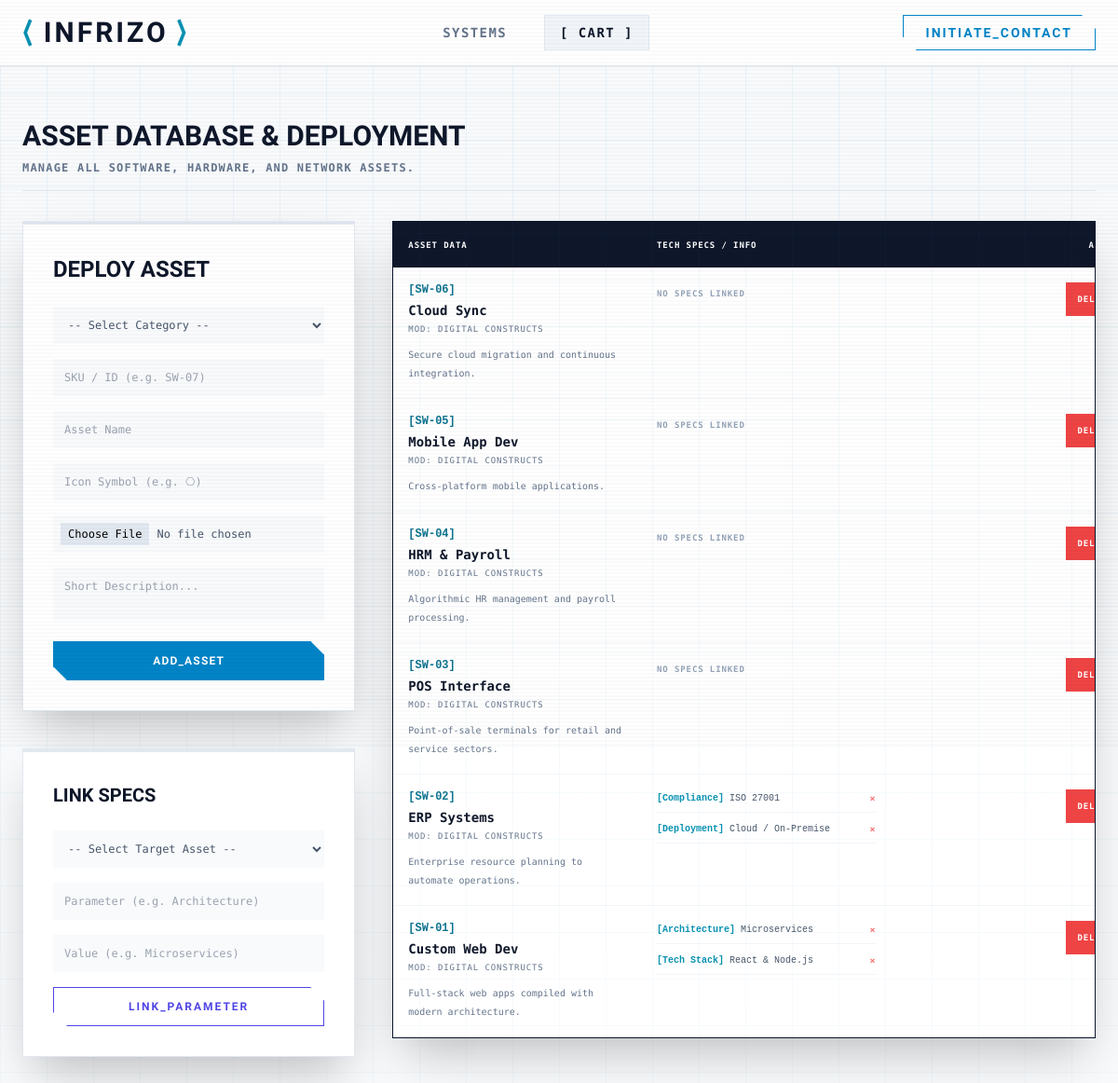
The page /admin_assets.php on the database its author committed.
### tables this page shows
CREATE TABLE `products` (
  `id` int NOT NULL AUTO_INCREMENT,
  `category_id` int NOT NULL,
  `sku` varchar(50) NOT NULL,
  `name` varchar(100) NOT NULL,
  `slug` varchar(100) NOT NULL,
  `short_description` varchar(255) DEFAULT NULL,
  `list_description` json DEFAULT NULL,
  `full_description` text,
  `price_numeric` decimal(10,2) DEFAULT '0.00',
  `price_display` varchar(50) DEFAULT NULL,
  `icon` varchar(50) DEFAULT NULL,
  `image` varchar(255) DEFAULT NULL,
  `meta_title` varchar(150) DEFAULT NULL,
  `meta_description` text,
  `status` enum('Active','Maintenance','In Stock','Low Stock','Out of Stock','Hidden') DEFAULT 'Active',
  `created_at` timestamp NULL DEFAULT CURRENT_TIMESTAMP,
  `updated_at` timestamp NULL DEFAULT CURRENT_TIMESTAMP ON UPDATE CURRENT_TIMESTAMP,
  PRIMARY KEY (`id`),
  UNIQUE KEY `sku` (`sku`),
  UNIQUE KEY `slug` (`slug`),
  KEY `fk_product_category` (`category_id`),
  CONSTRAINT `fk_product_category`
    FOREIGN KEY (`category_id`) REFERENCES `categories` (`id`) ON DELETE CASCADE
);

CREATE TABLE `categories` (
  `id` int NOT NULL AUTO_INCREMENT,
  `name` varchar(100) NOT NULL,
  `slug` varchar(100) NOT NULL,
  `description` text,
  `status` enum('Active','Hidden') DEFAULT 'Active',
  `created_at` timestamp NULL DEFAULT CURRENT_TIMESTAMP,
  `updated_at` timestamp NULL DEFAULT CURRENT_TIMESTAMP ON UPDATE CURRENT_TIMESTAMP,
  PRIMARY KEY (`id`),
  UNIQUE KEY `slug` (`slug`)
);

CREATE TABLE `software_information` (
  `id` int NOT NULL AUTO_INCREMENT,
  `product_id` int NOT NULL,
  `feature_name` varchar(100) NOT NULL,
  `feature_value` text NOT NULL,
  `created_at` timestamp NULL DEFAULT CURRENT_TIMESTAMP,
  `updated_at` timestamp NULL DEFAULT CURRENT_TIMESTAMP ON UPDATE CURRENT_TIMESTAMP,
  PRIMARY KEY (`id`),
  KEY `fk_software_info_product` (`product_id`),
  CONSTRAINT `fk_software_info_product`
    FOREIGN KEY (`product_id`) REFERENCES `products` (`id`) ON DELETE CASCADE
);

### admin_assets.php (the view, shortened to what this page needs)
<?php
require_once 'includes/config.php';
$products = $pdo->query("SELECT p.*, c.name as category_name FROM products p JOIN categories c ON p.category_id = c.id ORDER BY p.id DESC")->fetchAll();
require_once 'includes/header.php';
?>
<main class="pt-32 pb-20 px-6 max-w-[1400px] mx-auto min-h-screen bg-slate-50">
    <div class="mb-8 border-b border-slate-200 pb-4">
        <h1 class="text-3xl font-robot font-bold text-slate-900 uppercase">Asset Database & Deployment</h1>
        <p class="text-slate-500 text-xs tracking-widest uppercase font-bold mt-2">Manage all software, hardware, and network assets.</p>
    </div>
    <div class="grid lg:grid-cols-12 gap-10 items-start">
        <div class="lg:col-span-4 space-y-10 sticky top-32">
            <div class="bg-white p-8 border border-slate-200 shadow-2xl border-t-4 border-cyan-600">
                <h2 class="text-2xl font-robot font-bold text-slate-900 mb-2 uppercase">Deploy Asset</h2>
                <form method="POST" enctype="multipart/form-data" class="space-y-4 mt-6">
                    <select name="category_id" required class="input-cyber w-full p-3 text-xs bg-slate-50 focus:bg-white border-slate-200">
                        <option value="">-- Select Category --</option>
                    </select>
                    <input type="text" name="sku" required class="input-cyber w-full p-3 text-xs bg-slate-50" placeholder="SKU / ID (e.g. SW-07)">
                    <input type="text" name="name" required class="input-cyber w-full p-3 text-xs bg-slate-50" placeholder="Asset Name">
                    <input type="text" name="icon" class="input-cyber w-full p-3 text-xs bg-slate-50" placeholder="Icon Symbol (e.g. ⎔)">
                    <input type="file" name="image" class="input-cyber w-full p-2 text-xs bg-slate-50 file:mr-2 file:border-0 file:bg-slate-200 file:px-2 file:py-1">
                    <textarea name="short_description" required rows="2" class="input-cyber w-full p-3 text-xs bg-slate-50 resize-none" placeholder="Short Description..."></textarea>
                    <button type="submit" name="add_product" class="w-full btn-cyber btn-cyber-solid py-3 text-xs font-bold tracking-widest">ADD_ASSET</button>
                </form>
            </div>
            <div class="bg-white p-8 border border-slate-200 shadow-2xl border-t-4 border-indigo-600">
                <h2 class="text-xl font-robot font-bold text-slate-900 mb-2 uppercase">Link Specs</h2>
                <form method="POST" class="space-y-4 mt-6">
                    <select name="info_product_id" required class="input-cyber w-full p-3 text-xs bg-slate-50 border-slate-200">
                        <option value="">-- Select Target Asset --</option>
                    </select>
                    <input type="text" name="feature_name" required class="input-cyber w-full p-3 text-xs bg-slate-50" placeholder="Parameter (e.g. Architecture)">
                    <input type="text" name="feature_value" required class="input-cyber w-full p-3 text-xs bg-slate-50" placeholder="Value (e.g. Microservices)">
                    <button type="submit" name="add_software_info" class="w-full btn-cyber py-3 text-xs font-bold border border-indigo-600 text-indigo-600 hover:bg-indigo-600 hover:text-white transition-colors">LINK_PARAMETER</button>
                </form>
            </div>
        </div>
        <div class="lg:col-span-8 bg-white border border-slate-200 shadow-2xl overflow-x-auto border-t-4 border-slate-900">
            <table class="w-full text-left border-collapse min-w-[800px]">
                <thead>
                    <tr class="bg-slate-900 text-white text-[9px] tracking-widest uppercase font-bold">
                        <th class="p-4 w-1/3">Asset Data</th>
                        <th class="p-4 w-1/3">Tech Specs / Info</th>
                        <th class="p-4 text-right">Action</th>
                    </tr>
                </thead>
                <tbody class="text-sm">
                    <?php if (empty($products)): ?>
                        <tr><td colspan="3" class="p-8 text-center text-slate-400 font-mono text-xs uppercase tracking-widest">[ NO ASSETS IN DATABASE ]</td></tr>
                    <?php else: ?>
                        <?php foreach ($products as $p): ?>
                            <tr class="border-b border-slate-100 hover:bg-slate-50/50 transition-colors">
                                <td class="p-4 align-top">
                                    <div class="font-mono text-cyan-700 font-bold text-xs">[<?= htmlspecialchars($p['sku']) ?>]</div>
                                    <div class="font-bold text-slate-900 text-sm mt-1"><?= htmlspecialchars($p['name']) ?></div>
                                    <div class="text-[9px] tracking-widest uppercase text-slate-500 mb-2">MOD: <?= htmlspecialchars($p['category_name']) ?></div>
                                    <div class="text-[10px] text-slate-500"><?= htmlspecialchars($p['short_description']) ?></div>
                                </td>
                                <td class="p-4 align-top">
                                    <?php
                                    $info_stmt = $pdo->prepare("SELECT * FROM software_information WHERE product_id = ?");
                                    $info_stmt->execute([$p['id']]);
                                    $infos = $info_stmt->fetchAll();
                                    if(empty($infos)): ?>
                                        <span class="text-[9px] text-slate-400 font-bold uppercase tracking-widest">No Specs Linked</span>
                                    <?php else: ?>
                                        <ul class="space-y-2">
                                            <?php foreach($infos as $i): ?>
                                                <li class="text-[10px] flex items-center justify-between border-b border-slate-100 pb-1">
                                                    <span class="font-mono text-slate-600">
                                                        <span class="text-cyan-600 font-bold">[<?= htmlspecialchars($i['feature_name']) ?>]</span> <?= htmlspecialchars($i['feature_value']) ?>
                                                    </span>
                                                    <form method="POST" class="m-0" onsubmit="return confirm('Remove parameter?');">
                                                        <button type="submit" name="delete_info" class="text-red-400 hover:text-red-600 ml-2 font-bold" title="Delete Spec">×</button>
                                                    </form>
                                                </li>
                                            <?php endforeach; ?>
                                        </ul>
                                    <?php endif; ?>
                                </td>
                                <td class="p-4 align-top text-right">
                                    <form method="POST" class="m-0" onsubmit="return confirm('WARNING: Are you sure you want to completely delete this asset?');">
                                        <button type="submit" name="delete_product" class="text-[9px] text-white bg-red-500 hover:bg-red-600 px-3 py-2 font-bold tracking-widest uppercase transition-colors">
                                            DELETE
                                        </button>
                                    </form>
                                </td>
                            </tr>
                        <?php endforeach; ?>
                    <?php endif; ?>
                </tbody>
            </table>
        </div>
    </div>
</main>
<?php require_once 'includes/footer.php'; ?>

### assets/css/style.css (style rules this page uses)
:root { --bg-deep: #f8fafc; --neon-cyan: #0284c7; --neon-purple: #7c3aed; --neon-red: #e11d48; --panel-bg: rgba(255, 255, 255, 0.85); --hud-border: rgba(2, 132, 199, 0.3); --text-main: #0f172a; --text-muted: #475569; }
body { font-family: 'Share Tech Mono', monospace; background-color: var(--bg-deep); color: var(--text-muted); overflow-x: hidden; }
h1, h2, h3, .font-robot { font-family: 'Rajdhani', sans-serif; text-transform: uppercase; color: var(--text-main); }
.btn-cyber { background: transparent; color: var(--neon-cyan); border: 1px solid var(--neon-cyan); clip-path: polygon(0 0, calc(100% - 15px) 0, 100% 15px, 100% 100%, 15px 100%, 0 calc(100% - 15px)); text-transform: uppercase; font-family: 'Rajdhani', sans-serif; font-weight: 700; letter-spacing: 2px; position: relative; overflow: hidden; transition: all 0.3s; }
.btn-cyber::after { content: ''; position: absolute; top: 0; left: -100%; width: 100%; height: 100%; background: linear-gradient(90deg, transparent, rgba(2, 132, 199, 0.15), transparent); transition: all 0.4s; }
.btn-cyber-solid { background: var(--neon-cyan); color: #ffffff; box-shadow: 0 4px 15px rgba(2, 132, 199, 0.3); }

### rows shown on the page
products: sku "SW-06", name "Cloud Sync", category.name "DIGITAL CONSTRUCTS", short_description "Secure cloud migration and continuous integration.", shows "NO SPECS LINKED"
products: sku "SW-05", name "Mobile App Dev", category.name "DIGITAL CONSTRUCTS", short_description "Cross-platform mobile applications.", shows "NO SPECS LINKED"
products: sku "SW-04", name "HRM & Payroll", category.name "DIGITAL CONSTRUCTS", short_description "Algorithmic HR management and payroll processing.", shows "NO SPECS LINKED"
products: sku "SW-03", name "POS Interface", category.name "DIGITAL CONSTRUCTS", short_description "Point-of-sale terminals for retail and service sectors.", shows "NO SPECS LINKED"
products: sku "SW-02", name "ERP Systems", category.name "DIGITAL CONSTRUCTS", short_description "Enterprise resource planning to automate operations."
software_information: feature_name "Compliance", feature_value "ISO 27001"
software_information: feature_name "Deployment", feature_value "Cloud / On-Premise"
products: sku "SW-01", name "Custom Web Dev", category.name "DIGITAL CONSTRUCTS", short_description "Full-stack web apps compiled with modern architecture."
software_information: feature_name "Architecture", feature_value "Microservices"
software_information: feature_name "Tech Stack", feature_value "React & Node.js"

### other values the page prints
$site_name "INFRIZO"
